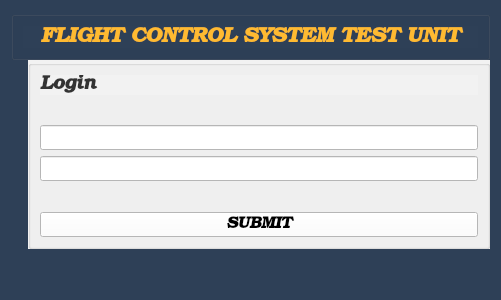
<?xml version="1.0" encoding="UTF-8"?>
<ui version="4.0">
 <class>LoginDialog</class>
 <widget class="QWidget" name="LoginDialog">
  <property name="geometry">
   <rect>
    <x>0</x>
    <y>0</y>
    <width>501</width>
    <height>300</height>
   </rect>
  </property>
  <property name="windowTitle">
   <string>LoginWindow</string>
  </property>
  <property name="styleSheet">
   <string notr="true">background-color: rgb(25, 49, 61);
background-color: rgb(46, 64, 87);</string>
  </property>
  <layout class="QVBoxLayout" name="verticalLayout_2">
   <item>
    <layout class="QVBoxLayout" name="verticalLayout" stretch="0,8,0">
     <property name="spacing">
      <number>0</number>
     </property>
     <property name="bottomMargin">
      <number>0</number>
     </property>
     <item>
      <widget class="QGroupBox" name="groupBox_2">
       <property name="title">
        <string/>
       </property>
       <layout class="QVBoxLayout" name="verticalLayout_4">
        <item>
         <widget class="QLabel" name="label">
          <property name="font">
           <font>
            <family>Bookman Old Style</family>
            <pointsize>16</pointsize>
            <weight>75</weight>
            <italic>true</italic>
            <bold>true</bold>
           </font>
          </property>
          <property name="styleSheet">
           <string notr="true">color: rgb(255, 186, 49);</string>
          </property>
          <property name="text">
           <string>FLIGHT CONTROL SYSTEM TEST UNIT</string>
          </property>
          <property name="alignment">
           <set>Qt::AlignCenter</set>
          </property>
         </widget>
        </item>
       </layout>
      </widget>
     </item>
     <item>
      <layout class="QHBoxLayout" name="horizontalLayout_2" stretch="0,2">
       <property name="spacing">
        <number>10</number>
       </property>
       <property name="bottomMargin">
        <number>0</number>
       </property>
       <item>
        <widget class="QLabel" name="imageLabel">
         <property name="text">
          <string/>
         </property>
        </widget>
       </item>
       <item>
        <widget class="QGroupBox" name="groupBox">
         <property name="styleSheet">
          <string notr="true">background-color: rgb(242, 242, 242);</string>
         </property>
         <property name="title">
          <string/>
         </property>
         <layout class="QVBoxLayout" name="verticalLayout_3">
          <item>
           <widget class="QLabel" name="label_2">
            <property name="font">
             <font>
              <family>Bookman Old Style</family>
              <pointsize>14</pointsize>
              <weight>75</weight>
              <italic>true</italic>
              <bold>true</bold>
             </font>
            </property>
            <property name="styleSheet">
             <string notr="true">color: rgb(51, 51, 51);</string>
            </property>
            <property name="text">
             <string>Login</string>
            </property>
           </widget>
          </item>
          <item>
           <spacer name="verticalSpacer">
            <property name="orientation">
             <enum>Qt::Vertical</enum>
            </property>
            <property name="sizeHint" stdset="0">
             <size>
              <width>20</width>
              <height>40</height>
             </size>
            </property>
           </spacer>
          </item>
          <item>
           <widget class="QLineEdit" name="usernameEdit">
            <property name="font">
             <font>
              <family>Bookman Old Style</family>
              <pointsize>12</pointsize>
              <weight>75</weight>
              <italic>true</italic>
              <bold>true</bold>
             </font>
            </property>
            <property name="styleSheet">
             <string notr="true">color: rgb(0, 0, 0);
background-color: rgb(255, 255, 255);</string>
            </property>
            <property name="text">
             <string/>
            </property>
            <property name="clearButtonEnabled">
             <bool>true</bool>
            </property>
           </widget>
          </item>
          <item>
           <widget class="QLineEdit" name="passwordEdit">
            <property name="font">
             <font>
              <family>Bookman Old Style</family>
              <pointsize>12</pointsize>
              <weight>75</weight>
              <italic>true</italic>
              <bold>true</bold>
             </font>
            </property>
            <property name="styleSheet">
             <string notr="true">color: rgb(0, 0, 0);
background-color: rgb(255, 255, 255);</string>
            </property>
            <property name="inputMethodHints">
             <set>Qt::ImhNone</set>
            </property>
            <property name="text">
             <string/>
            </property>
            <property name="clearButtonEnabled">
             <bool>true</bool>
            </property>
           </widget>
          </item>
          <item>
           <spacer name="verticalSpacer_2">
            <property name="orientation">
             <enum>Qt::Vertical</enum>
            </property>
            <property name="sizeHint" stdset="0">
             <size>
              <width>20</width>
              <height>40</height>
             </size>
            </property>
           </spacer>
          </item>
          <item>
           <widget class="QPushButton" name="loginButton">
            <property name="font">
             <font>
              <family>Bookman Old Style</family>
              <pointsize>12</pointsize>
              <weight>75</weight>
              <italic>true</italic>
              <bold>true</bold>
             </font>
            </property>
            <property name="styleSheet">
             <string notr="true">color: rgb(0, 0, 0);
background-color: rgb(255, 255, 255);</string>
            </property>
            <property name="text">
             <string>SUBMIT</string>
            </property>
           </widget>
          </item>
         </layout>
        </widget>
       </item>
      </layout>
     </item>
     <item>
      <spacer name="verticalSpacer_4">
       <property name="orientation">
        <enum>Qt::Vertical</enum>
       </property>
       <property name="sizeHint" stdset="0">
        <size>
         <width>20</width>
         <height>40</height>
        </size>
       </property>
      </spacer>
     </item>
    </layout>
   </item>
  </layout>
 </widget>
 <resources/>
 <connections/>
</ui>
